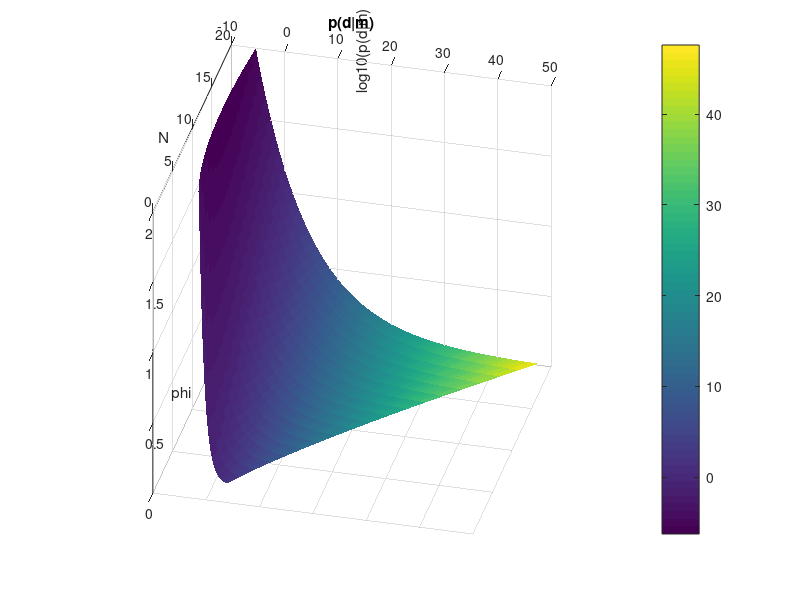

Write the MATLAB code that produced this figure. (Note: this script raises an error after producing the figure.)

%% This cell for degrees of freedom. 
figure(1); clf; hold on; 
subplot(1,1,1); 
set(gcf, 'Position', [1457 1232 560 420]); 
set(gca, 'CameraPosition', [-133.4370 10.0526 125.2517]); 
% n=linspace(2,5,20)'; 
n = [2: 20]; 
phi = linspace(.01, 2, 1000); 
[n, phi] = ndgrid(n, phi); 
sigma = sqrt(phi./n); 
pdm = 1 ./ (sqrt(2 .* pi).*sigma).^n .* exp(-phi./(2.*sigma.^2)); 
pdm = log(pdm); 

% plot(n, pdm)
surf(n, phi, pdm, 'EdgeAlpha', 0.1); 
xlabel('N'); 
ylabel('phi'); 
zlabel('log10(p(d|m)'); 
% title(['phi = ' num2str(phi)]); 
title('p(d|m)')

colorbar(); 
grid(); 
exportgraphics(gcf, 'figures_general/pdm_phi_N.jpeg', 'Resolution', 500)



%% This cell looks at the error function. 
% load('/Users/brennanbrunsvik/Documents/UCSB/ENAM/THBI_ENAM/ENAM/hk_temp_data.mat')
load('hk_temp_data.mat'); % Should be able to make this just by saving an h_kappa structure at some point during the inversion. 
hk = trudata.HKstack_P; 
k = hk.K; 
h = hk.H; 
Esum = hk.Esum / max(max(hk.Esum)); 
figure(2); clf; hold on; set(gcf, 'pos', [0 630 1909 1427]); 
CameraPosition = [-1.9281 186.9332 17.9083]; 
subplot(2,2,1); 
thing = surf(k', h, Esum', 'EdgeAlpha', 0)
xlabel('K'); 
ylabel('H'); 
set(gca, 'ydir', 'reverse')
title('Energy (normalized)'); 
% set(gca, 'CameraPosition', CameraPosition); 

pen1 = 1./Esum; 

clip1 = 6
pen1(pen1>clip1) = clip1; 
pen2 = (1-Esum) + 0.05; 
% pen2 = pen2 .^2
pen3 = pen2 .^ (1/4)

subplot(2,2,2);
thing2 = surf(k', h, pen1', 'EdgeAlpha', 0); 
xlabel('K'); 
ylabel('H'); 
set(gca, 'ydir', 'reverse')
title('1/E (clipped)'); 
% set(gca, 'CameraPosition', CameraPosition); 


subplot(2,2,3); 
thing3 = surf(k', h, pen2', 'EdgeAlpha', 0); 
xlabel('K'); 
ylabel('H'); 
set(gca, 'ydir', 'reverse'); 
title('1-Esum + small constant'); 
% set(gca, 'CameraPosition', CameraPosition); 



subplot(2,2,4); 
thing3 = surf(k', h, pen3', 'EdgeAlpha', 0); 
xlabel('K'); 
ylabel('H'); 
set(gca, 'ydir', 'reverse'); 
title('(1-Esum + small constant)^(1/2)'); 
% set(gca, 'CameraPosition', CameraPosition); 

exportgraphics(gcf, '../../figures_general/h_kappa_penalty_surfaces.jpeg', ...
    'Resolution', 300); 